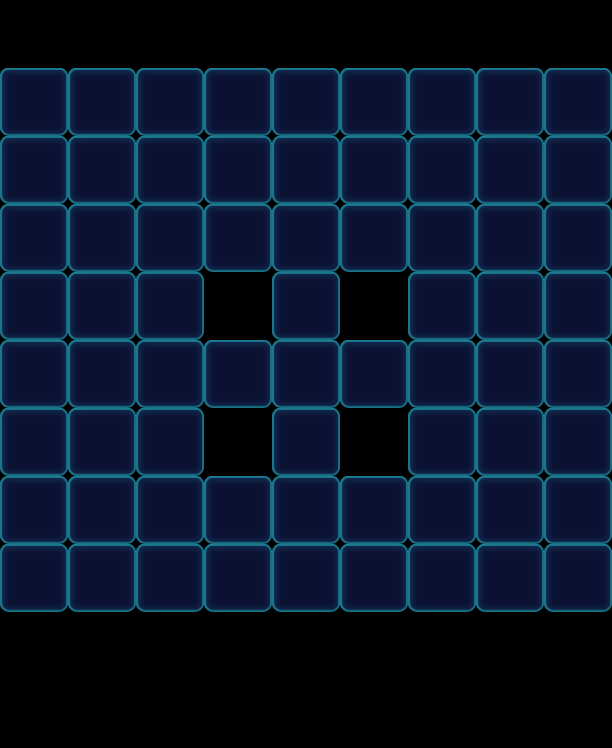

Below is a game level as drawn by its tile map, then a one-line description and the .tmx that defines it (tile-layer data replaced by summaries):
An orthogonal 9x11 tile map with 68x68 px tiles, 1 tile layer (Valid), 2 tilesets and 120 objects (33x Floor, 33x Monster, 28x Lock, 17x Haze, 9x Factory_Normal).

<map version="1.0" orientation="orthogonal" width="9" height="11" tilewidth="68" tileheight="68">
 <tileset firstgid="1" name="game_grid1" tilewidth="68" tileheight="68">
  <image source="game_grid1.png" width="68" height="68" />
 </tileset>
 <tileset firstgid="2" name="map" tilewidth="68" tileheight="68">
  <image source="map.png" width="1024" height="1024" />
 </tileset>
 <layer name="Valid" width="9" height="11">
  <data>[99 cells, 68 non-empty, 1 distinct tile ids]</data>
 </layer>
 <objectgroup name="BottomObj" width="9" height="11">
  <object type="Floor" gid="33" x="408" y="408">
   <properties>
    <property name="Layers" value="2" />
   </properties>
  </object>
  <object type="Floor" gid="33" x="340" y="408">
   <properties>
    <property name="Layers" value="2" />
   </properties>
  </object>
  <object type="Floor" gid="33" x="272" y="408">
   <properties>
    <property name="Layers" value="2" />
   </properties>
  </object>
  <object type="Floor" gid="33" x="204" y="204">
   <properties>
    <property name="Layers" value="2" />
   </properties>
  </object>
  <object type="Floor" gid="33" x="272" y="204">
   <properties>
    <property name="Layers" value="2" />
   </properties>
  </object>
  <object type="Floor" gid="33" x="136" y="476">
   <properties>
    <property name="Layers" value="2" />
   </properties>
  </object>
  <object type="Floor" gid="33" x="340" y="204">
   <properties>
    <property name="Layers" value="2" />
   </properties>
  </object>
  <object type="Floor" gid="33" x="476" y="340">
   <properties>
    <property name="Layers" value="2" />
   </properties>
  </object>
  <object type="Floor" gid="33" x="272" y="340">
   <properties>
    <property name="Layers" value="2" />
   </properties>
  </object>
  <object type="Floor" gid="33" x="136" y="340">
   <properties>
    <property name="Layers" value="2" />
   </properties>
  </object>
  <object type="Floor" gid="33" x="204" y="408">
   <properties>
    <property name="Layers" value="2" />
   </properties>
  </object>
  <object type="Floor" gid="33" x="204" y="612">
   <properties>
    <property name="Layers" value="2" />
   </properties>
  </object>
  <object type="Floor" gid="33" x="204" y="272">
   <properties>
    <property name="Layers" value="2" />
   </properties>
  </object>
  <object type="Floor" gid="33" x="136" y="544">
   <properties>
    <property name="Layers" value="2" />
   </properties>
  </object>
  <object type="Floor" gid="33" x="136" y="272">
   <properties>
    <property name="Layers" value="2" />
   </properties>
  </object>
  <object type="Floor" gid="33" x="204" y="544">
   <properties>
    <property name="Layers" value="2" />
   </properties>
  </object>
  <object type="Floor" gid="33" x="476" y="476">
   <properties>
    <property name="Layers" value="2" />
   </properties>
  </object>
  <object type="Floor" gid="33" x="408" y="544">
   <properties>
    <property name="Layers" value="2" />
   </properties>
  </object>
  <object type="Floor" gid="33" x="476" y="408">
   <properties>
    <property name="Layers" value="2" />
   </properties>
  </object>
  <object type="Floor" gid="33" x="340" y="544">
   <properties>
    <property name="Layers" value="2" />
   </properties>
  </object>
  <object type="Floor" gid="33" x="408" y="340">
   <properties>
    <property name="Layers" value="2" />
   </properties>
  </object>
  <object type="Floor" gid="33" x="272" y="544">
   <properties>
    <property name="Layers" value="2" />
   </properties>
  </object>
  <object type="Floor" gid="33" x="340" y="272">
   <properties>
    <property name="Layers" value="2" />
   </properties>
  </object>
  <object type="Floor" gid="33" x="272" y="612">
   <properties>
    <property name="Layers" value="2" />
   </properties>
  </object>
  <object type="Floor" gid="33" x="272" y="272">
   <properties>
    <property name="Layers" value="2" />
   </properties>
  </object>
  <object type="Floor" gid="33" x="136" y="408">
   <properties>
    <property name="Layers" value="2" />
   </properties>
  </object>
  <object type="Floor" gid="33" x="408" y="476">
   <properties>
    <property name="Layers" value="2" />
   </properties>
  </object>
  <object type="Floor" gid="33" x="408" y="272">
   <properties>
    <property name="Layers" value="2" />
   </properties>
  </object>
  <object type="Floor" gid="33" x="272" y="476">
   <properties>
    <property name="Layers" value="2" />
   </properties>
  </object>
  <object type="Floor" gid="33" x="340" y="612">
   <properties>
    <property name="Layers" value="2" />
   </properties>
  </object>
  <object type="Floor" gid="33" x="68" y="476">
   <properties>
    <property name="Layers" value="2" />
   </properties>
  </object>
  <object type="Floor" gid="33" x="68" y="340">
   <properties>
    <property name="Layers" value="2" />
   </properties>
  </object>
  <object type="Floor" gid="33" x="68" y="408">
   <properties>
    <property name="Layers" value="2" />
   </properties>
  </object>
 </objectgroup>
 <objectgroup name="MiddleObj" width="9" height="11">
  <object type="Monster" gid="2" x="272" y="408">
   <properties>
    <property name="Color" value="Blue" />
   </properties>
  </object>
  <object type="Monster" gid="4" x="272" y="272">
   <properties>
    <property name="Color" value="Orange" />
   </properties>
  </object>
  <object type="Monster" gid="4" x="272" y="544">
   <properties>
    <property name="Color" value="Orange" />
   </properties>
  </object>
  <object type="Monster" gid="4" x="68" y="476">
   <properties>
    <property name="Color" value="Orange" />
   </properties>
  </object>
  <object type="Monster" gid="4" x="204" y="408">
   <properties>
    <property name="Color" value="Orange" />
   </properties>
  </object>
  <object type="Monster" gid="4" x="136" y="272">
   <properties>
    <property name="Color" value="Orange" />
   </properties>
  </object>
  <object type="Monster" gid="2" x="340" y="544">
   <properties>
    <property name="Color" value="Blue" />
   </properties>
  </object>
  <object type="Monster" gid="2" x="136" y="340">
   <properties>
    <property name="Color" value="Blue" />
   </properties>
  </object>
  <object type="Monster" gid="2" x="204" y="544">
   <properties>
    <property name="Color" value="Blue" />
   </properties>
  </object>
  <object type="Monster" gid="17" x="272" y="476">
   <properties>
    <property name="Color" value="Purple" />
   </properties>
  </object>
  <object type="Monster" gid="17" x="408" y="340">
   <properties>
    <property name="Color" value="Purple" />
   </properties>
  </object>
  <object type="Monster" gid="17" x="68" y="340">
   <properties>
    <property name="Color" value="Purple" />
   </properties>
  </object>
  <object type="Monster" gid="17" x="136" y="544">
   <properties>
    <property name="Color" value="Purple" />
   </properties>
  </object>
  <object type="Monster" gid="17" x="476" y="476">
   <properties>
    <property name="Color" value="Purple" />
   </properties>
  </object>
  <object type="Monster" gid="19" x="340" y="408">
   <properties>
    <property name="Color" value="Yellow" />
   </properties>
  </object>
  <object type="Monster" gid="19" x="204" y="272">
   <properties>
    <property name="Color" value="Yellow" />
   </properties>
  </object>
  <object type="Monster" gid="19" x="68" y="408">
   <properties>
    <property name="Color" value="Yellow" />
   </properties>
  </object>
  <object name="55" type="Monster" gid="19" x="204" y="612">
   <properties>
    <property name="Color" value="Yellow" />
   </properties>
  </object>
  </objectgroup>
 <objectgroup color="#000000" name="TopObj" width="9" height="11">
  <!-- 37 objects omitted --></objectgroup>
 <objectgroup color="#00ff00" name="CeilObj" width="9" height="11">
  <!-- 17 objects omitted --></objectgroup>
</map>
<!-- 69 of 120 objects omitted -->
